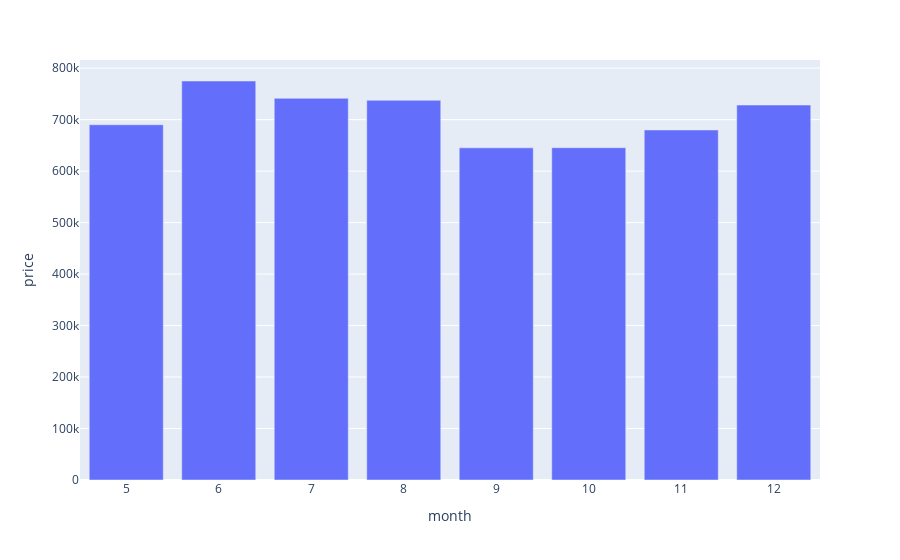

The code cell stored with this chart in its notebook:
### Markdown cell above
##### 6.2.5 H5: Imóveis com 3 banheiros tem um crescimento de MoM (Month over Month) de 15%.

### Code cell
#H5: Imóveis com 3 banheiros tem um crescimento de MoM (Month over Month) de 15%.
h5 =df1[df1['bathrooms'] == 3][['bathrooms', 'year', 'month','month_name', 'price']].sort_values(by=['year', 'month']).reset_index().drop('index', axis=1)
h5_group = h5.groupby(['year', 'month', 'month_name']).mean().reset_index().drop('bathrooms', axis=1)

#Calculo da variação percentual mes a mes
h5_perc = 0
for i in range(0, 12):
    var = (h5_group.iloc[i+1, 3] / h5_group.iloc[i, 3] *100) - 100
    h5_perc = h5_perc + var
h5_perc = h5_perc / 12
#Conclusão
print('A Hipótese é falsa, o crescimento Month over Month na média é de {:.2f}%'.format(h5_perc))

#plot
h5_plot= h5_group[h5_group['year']== 2014]
fig = px.bar(h5_plot, x='month', y='price' )

fig.show()

### Figure 1 — Plotly figure (JSON) as saved in the notebook; plotly's stock layout.template omitted (floating-point values rounded to 4 significant figures)
{"data": [{"alignmentgroup": "True", "hovertemplate": "month=%{x}<br>price=%{y}<extra></extra>", "legendgroup": "", "marker": {"color": "#636efa", "pattern": {"shape": ""}}, "name": "", "offsetgroup": "", "orientation": "v", "showlegend": false, "textposition": "auto", "type": "bar", "x": [5, 6, 7, 8, 9, 10, 11, 12], "xaxis": "x", "y": [690100.0, 775100.0, 741400.0, 737600.0, 645200.0, 645500.0, 679900.0, 728300.0], "yaxis": "y"}], "layout": {"barmode": "relative", "legend": {"tracegroupgap": 0}, "margin": {"t": 60}, "xaxis": {"anchor": "y", "domain": [0, 1], "title": {"text": "month"}}, "yaxis": {"anchor": "x", "domain": [0, 1], "title": {"text": "price"}}}}
